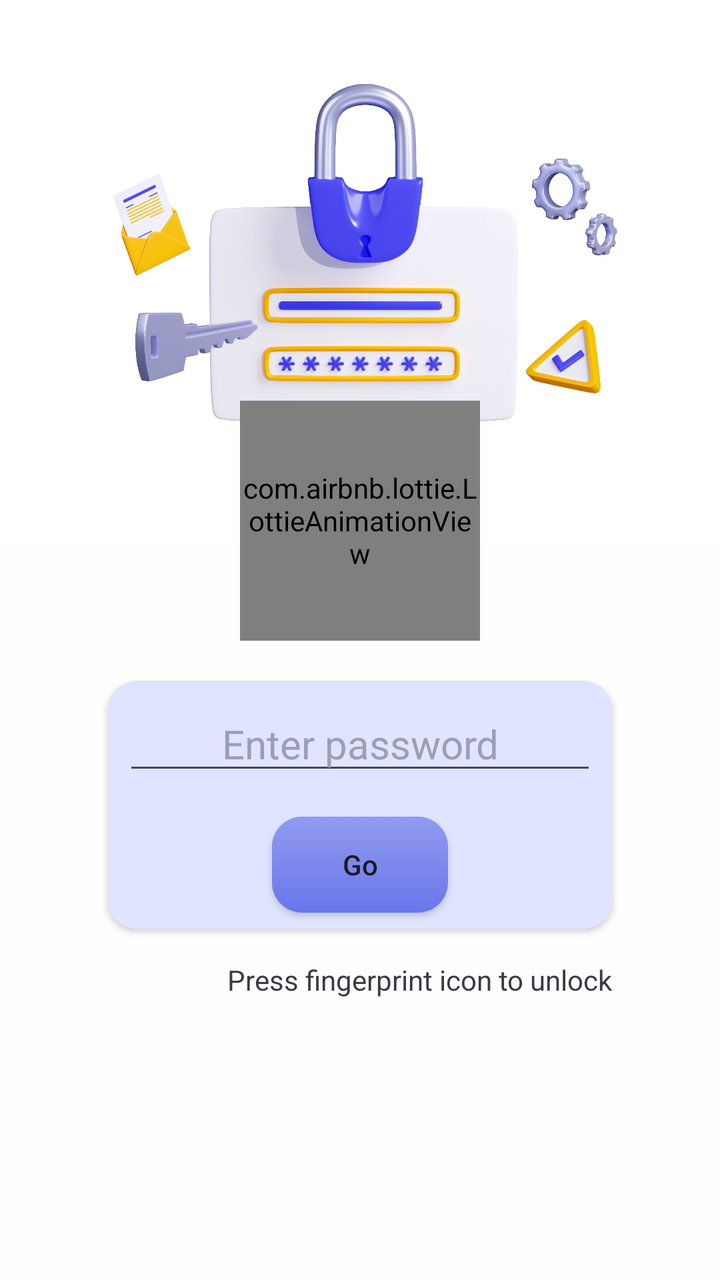
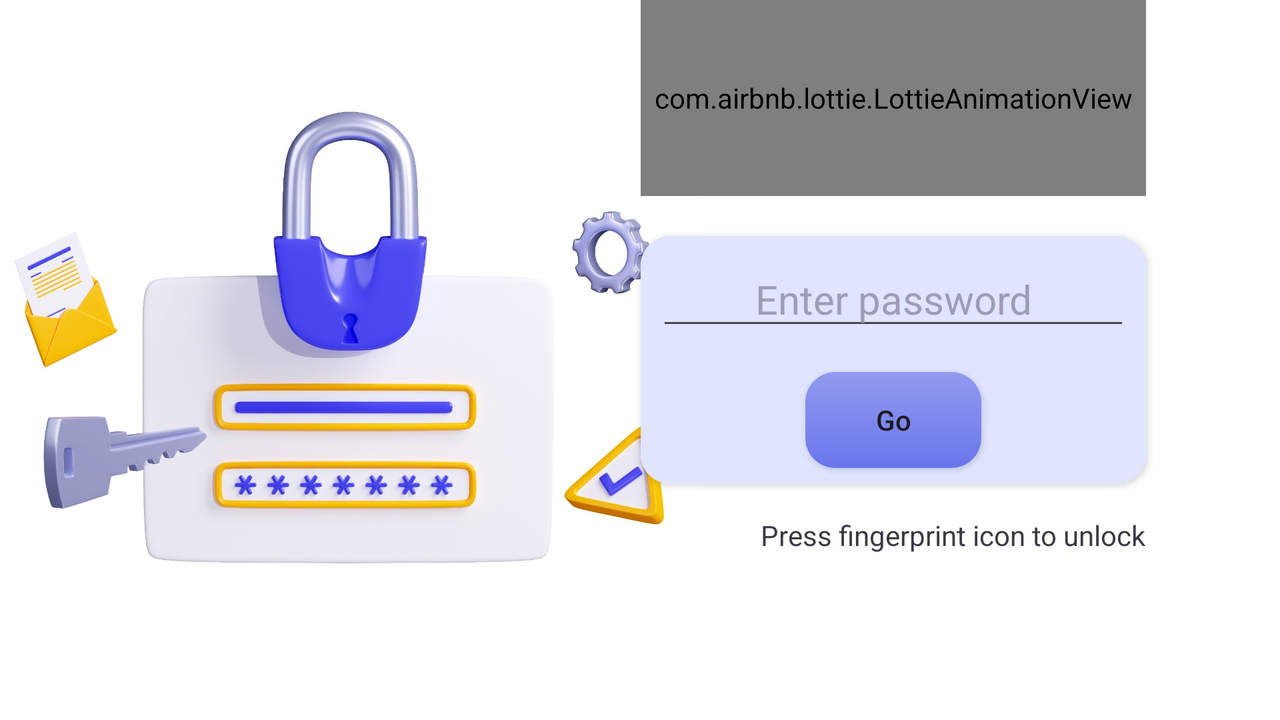

Compare how this app lays out the same screen by default and in its alternative resource folder. The renders come first, then the two layout files and the values they reference.
<!-- AndroidManifest.xml: application theme Theme.NoteLite -->
<!-- res/layout/main.xml -->
<?xml version="1.0" encoding="utf-8"?>
<RelativeLayout xmlns:android="http://schemas.android.com/apk/res/android"
    xmlns:app="http://schemas.android.com/apk/res-auto"
    xmlns:tools="http://schemas.android.com/tools"
    android:layout_width="match_parent"
    android:layout_height="match_parent"
    android:gravity="center"
    tools:context=".Main">

    <LinearLayout
        android:id="@+id/welcome_screen"
        android:visibility="visible"
        android:background="@color/welcome"
        android:layout_width="match_parent"
        android:layout_height="match_parent">

        <ImageView
            android:src="@drawable/welcome_screen"
            android:layout_width="match_parent"
            android:scaleType="fitCenter"
            android:layout_height="match_parent"
            android:importantForAccessibility="no" />

    </LinearLayout>

    <RelativeLayout
        android:id="@+id/welcome_pw"
        android:layout_width="match_parent"
        android:visibility="visible"
        android:background="@color/welcome"
        android:layout_height="match_parent">

        <ImageView
            android:src="@drawable/welcome_pw"
            android:scaleType="fitStart"
            android:layout_width="match_parent"
            android:layout_height="match_parent"
            android:importantForAccessibility="no" />

        <View
            android:id="@+id/view"
            android:layout_centerInParent="true"
            android:visibility="invisible"
            android:layout_width="match_parent"
            android:layout_height="1dp"/>


        <androidx.cardview.widget.CardView
            android:id="@+id/mainCardView"
            android:layout_width="wrap_content"
            android:layout_height="wrap_content"
            android:layout_centerInParent="true"
            android:elevation="100dp"
            android:layout_below="@id/view"
            android:layout_marginTop="20dp"
            app:cardCornerRadius="15dp">

            <LinearLayout
                android:layout_width="wrap_content"
                android:layout_height="wrap_content"
                android:background="@color/pw_et"
                android:gravity="center"
                android:orientation="vertical">

                <EditText
                    android:id="@+id/etGo"
                    style="@style/et_welcome_pw"
                    android:autofillHints="password"/>

                <androidx.appcompat.widget.AppCompatButton
                    android:id="@+id/btnGo"
                    style="@style/btn_welcome"
                    android:background="@drawable/btn_welcome"
                    />
            </LinearLayout>
        </androidx.cardview.widget.CardView>

        <TextView
            android:layout_width="wrap_content"
            android:layout_height="wrap_content"
            android:text="@string/tv_fp"
            android:layout_below="@+id/mainCardView"
            android:layout_marginTop="16dp"
            android:textColor="@color/hint"
            android:layout_alignEnd="@+id/mainCardView"
            />

        <com.airbnb.lottie.LottieAnimationView
            android:id="@+id/btnFprint"
            style="@style/anim_icon_fp"
            android:scaleType="fitXY"
            android:layout_centerHorizontal="true"
            />
    </RelativeLayout>

</RelativeLayout>
<!-- resources referenced by this layout -->
<resources>
  <color name="hint">#3A3A44</color>
  <color name="pw_et">#E0E4FF</color>
  <color name="welcome">#FEFEFE</color>
  <!-- drawable btn_welcome (drawable) -->
  <?xml version="1.0" encoding="utf-8"?>
  <selector xmlns:android="http://schemas.android.com/apk/res/android">
  
      <item android:state_pressed="true">
          <shape>
              <solid android:color="@color/lavender_startColor"/>
              <stroke android:color="@color/lavender_listBg"
                  android:width="2dp"
                  />
              <corners android:radius="15dp"/>
          </shape>
      </item>
  
      <item android:state_pressed="false">
          <shape>
              <gradient android:startColor="@color/lavender_startColor"
                  android:endColor="@color/lavender_endColor"
                  android:angle="90"
                  />
              <corners android:radius="15dp"/>
          </shape>
      </item>
  
  </selector>
  <!-- drawable welcome_pw: jpg bitmap (drawable, 169706 bytes) -->
  <!-- drawable welcome_screen: jpg bitmap (drawable, 188337 bytes) -->
  <string name="tv_fp">Press fingerprint icon to unlock</string>
  <style name="anim_icon_fp">
          <item name="android:layout_width">120dp</item>
          <item name="android:layout_height">120dp</item>
          <item name="lottie_rawRes">@raw/note_lite_fp</item>
          <item name="lottie_loop">true</item>
          <item name="lottie_autoPlay">true</item>
          <item name="android:layout_above">@id/mainCardView</item>
      </style>
  <style name="btn_welcome">
          <item name="android:layout_width">wrap_content</item>
          <item name="android:layout_height">wrap_content</item>
          <item name="android:layout_margin">8dp</item>
          <item name="android:text">@string/go</item>
          <item name="android:textAllCaps">false</item>
      </style>
  <style name="et_welcome_pw">
          <item name="android:layout_width">wrap_content</item>
          <item name="android:layout_height">wrap_content</item>
          <item name="android:layout_margin">8dp</item>
          <item name="android:ems">10</item>
          <item name="android:hint">@string/enter_password</item>
          <item name="android:textAlignment">center</item>
          <item name="android:inputType">textVisiblePassword</item>
          <item name="android:textColor">@color/black</item>
          <item name="android:textColorHint">@color/pw_hint</item>
          <item name="android:textSize">20sp</item>
      </style>
  <style name="Theme.NoteLite" parent="Base.Theme.NoteLite">
          <item name="colorPrimaryDark">@color/lavender_list_items</item>
      </style>
  <color name="lavender_startColor">#6976EB</color>
  <color name="lavender_listBg">#99A2EE</color>
  <color name="lavender_endColor">#919BF0</color>
  <string name="go">Go</string>
  <string name="enter_password">Enter password</string>
  <color name="black">#FF000000</color>
  <color name="pw_hint">#9D9DB6</color>
  <style name="Base.Theme.NoteLite" parent="Theme.Material3.DayNight.NoActionBar">
          
          
      </style>
  <color name="lavender_list_items">#8692f7</color>
</resources>
<!-- res/layout-land/main.xml (the repository's variant of the layout above) -->
<!-- drawn on the phone turned sideways -->
<?xml version="1.0" encoding="utf-8"?>
<RelativeLayout xmlns:android="http://schemas.android.com/apk/res/android"
    xmlns:app="http://schemas.android.com/apk/res-auto"
    xmlns:tools="http://schemas.android.com/tools"
    android:layout_width="match_parent"
    android:layout_height="match_parent"
    android:gravity="center"
    tools:context=".Main">

    <LinearLayout
        android:id="@+id/welcome_screen"
        android:visibility="visible"
        android:background="@color/welcome"
        android:layout_width="match_parent"
        android:layout_height="match_parent">

        <ImageView
            android:src="@drawable/welcome_screen"
            android:layout_width="match_parent"
            android:scaleType="fitCenter"
            android:layout_height="match_parent"
            />
    </LinearLayout>

    <RelativeLayout
        android:id="@+id/welcome_pw"
        android:layout_width="match_parent"
        android:visibility="visible"
        android:background="@color/welcome"
        android:layout_height="match_parent">

        <ImageView
            android:src="@drawable/welcome_pw_land"
            android:scaleType="fitStart"
            android:layout_width="match_parent"
            android:layout_height="match_parent"/>

        <View
            android:id="@+id/view"
            android:layout_centerInParent="true"
            android:visibility="invisible"
            android:layout_width="1dp"
            android:layout_height="match_parent"/>


        <androidx.cardview.widget.CardView
            android:id="@+id/mainCardView"
            android:layout_width="wrap_content"
            android:layout_height="wrap_content"
            android:layout_centerInParent="true"
            android:elevation="100dp"
            android:layout_toEndOf="@id/view"
            android:layout_marginTop="20dp"
            app:cardCornerRadius="15dp">

            <LinearLayout
                android:layout_width="wrap_content"
                android:layout_height="wrap_content"
                android:background="@color/pw_et"
                android:gravity="center"
                android:orientation="vertical">

                <EditText
                    android:id="@+id/etGo"
                    style="@style/et_welcome_pw"
                    android:autofillHints="password" />

                <androidx.appcompat.widget.AppCompatButton
                    android:id="@+id/btnGo"
                    style="@style/btn_welcome"
                    android:background="@drawable/btn_welcome"
                    />
            </LinearLayout>
        </androidx.cardview.widget.CardView>

        <com.airbnb.lottie.LottieAnimationView
            android:id="@+id/btnFprint"
            style="@style/anim_icon_fp"
            android:scaleType="fitCenter"
            android:layout_alignStart="@+id/mainCardView"
            android:layout_alignEnd="@+id/mainCardView"
            android:background="@android:color/transparent"
            />

        <TextView
            android:layout_width="wrap_content"
            android:layout_height="wrap_content"
            android:text="@string/tv_fp"
            android:layout_below="@+id/mainCardView"
            android:layout_marginTop="16dp"
            android:textColor="@color/hint"
            android:layout_alignEnd="@+id/mainCardView"
            />

    </RelativeLayout>

</RelativeLayout>
<!-- resources referenced by the variant -->
<!-- as the phone turned sideways resolves them -->
<resources>
  <color name="hint">#3A3A44</color>
  <color name="pw_et">#E0E4FF</color>
  <color name="welcome">#FEFEFE</color>
  <!-- drawable btn_welcome (drawable) -->
  <?xml version="1.0" encoding="utf-8"?>
  <selector xmlns:android="http://schemas.android.com/apk/res/android">
  
      <item android:state_pressed="true">
          <shape>
              <solid android:color="@color/lavender_startColor"/>
              <stroke android:color="@color/lavender_listBg"
                  android:width="2dp"
                  />
              <corners android:radius="15dp"/>
          </shape>
      </item>
  
      <item android:state_pressed="false">
          <shape>
              <gradient android:startColor="@color/lavender_startColor"
                  android:endColor="@color/lavender_endColor"
                  android:angle="90"
                  />
              <corners android:radius="15dp"/>
          </shape>
      </item>
  
  </selector>
  <!-- drawable welcome_pw_land: jpg bitmap (drawable, 185060 bytes) -->
  <!-- drawable welcome_screen: jpg bitmap (drawable, 188337 bytes) -->
  <string name="tv_fp">Press fingerprint icon to unlock</string>
  <style name="anim_icon_fp">
          <item name="android:layout_width">120dp</item>
          <item name="android:layout_height">120dp</item>
          <item name="lottie_rawRes">@raw/note_lite_fp</item>
          <item name="lottie_loop">true</item>
          <item name="lottie_autoPlay">true</item>
          <item name="android:layout_above">@id/mainCardView</item>
      </style>
  <style name="btn_welcome">
          <item name="android:layout_width">wrap_content</item>
          <item name="android:layout_height">wrap_content</item>
          <item name="android:layout_margin">8dp</item>
          <item name="android:text">@string/go</item>
          <item name="android:textAllCaps">false</item>
      </style>
  <style name="et_welcome_pw">
          <item name="android:layout_width">wrap_content</item>
          <item name="android:layout_height">wrap_content</item>
          <item name="android:layout_margin">8dp</item>
          <item name="android:ems">10</item>
          <item name="android:hint">@string/enter_password</item>
          <item name="android:textAlignment">center</item>
          <item name="android:inputType">textVisiblePassword</item>
          <item name="android:textColor">@color/black</item>
          <item name="android:textColorHint">@color/pw_hint</item>
          <item name="android:textSize">20sp</item>
      </style>
  <style name="Theme.NoteLite" parent="Base.Theme.NoteLite">
          <item name="colorPrimaryDark">@color/lavender_list_items</item>
      </style>
  <color name="lavender_startColor">#6976EB</color>
  <color name="lavender_listBg">#99A2EE</color>
  <color name="lavender_endColor">#919BF0</color>
  <string name="go">Go</string>
  <string name="enter_password">Enter password</string>
  <color name="black">#FF000000</color>
  <color name="pw_hint">#9D9DB6</color>
  <style name="Base.Theme.NoteLite" parent="Theme.Material3.DayNight.NoActionBar">
          
          
      </style>
  <color name="lavender_list_items">#8692f7</color>
</resources>
